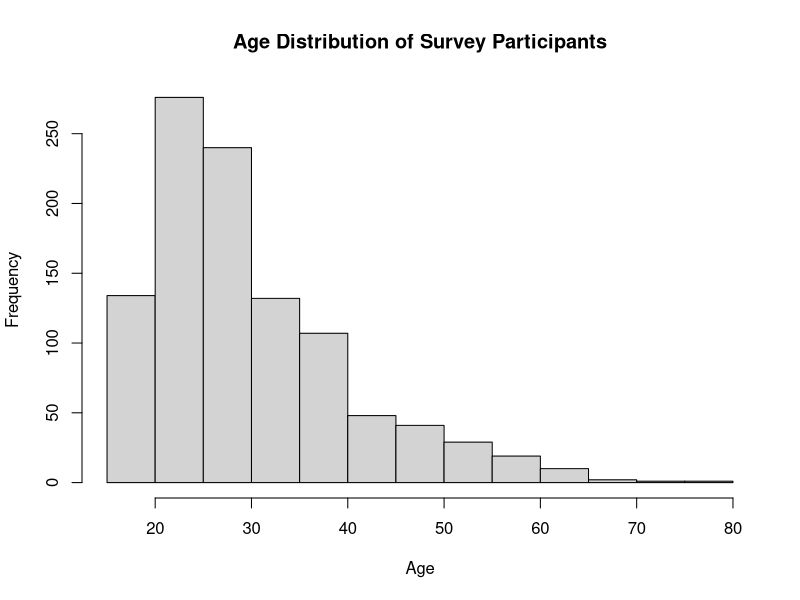

The R source for this figure:
## ---- chunk 1
# load libraries
library(readr)
library(dplyr)

# read in csv
response = read_csv('data/ugandasms.csv') 

# using dplyr
response %T>%                          # note tee operator %T>% for glimpse
  glimpse() %>%                        # view data
  select(gender, satis) %>%            # limit columns
  filter(gender  == 'female') %>%      # limit rows
  group_by(satis) %>%                  # get count by first grouping
  summarize(n = n()) %>%               # then summarize
  write_csv('data/f_satis.csv')        # write out csv
  summary(response)
## ---- chunk 2
#read in csv

response2 = read.csv('data/ugandasms.csv')

hist(response2$age, main = "Age Distribution of Survey Participants", xlab = "Age", ylab = "Frequency")
## ---- chunk 3
library(dplyr)
library(readr)
#read in csv
response3=read.csv('data/ugandasms.csv')
View(response3)

#using dplyr
response3 %T>%
  select(satis,Zone) %>%
  filter(satis == "very_dissatisf") %>%
  group_by(Zone) %>%
  summarize(n = n()) %>%
  write_csv('data/zonedissatis.csv')
  summary(response3)
